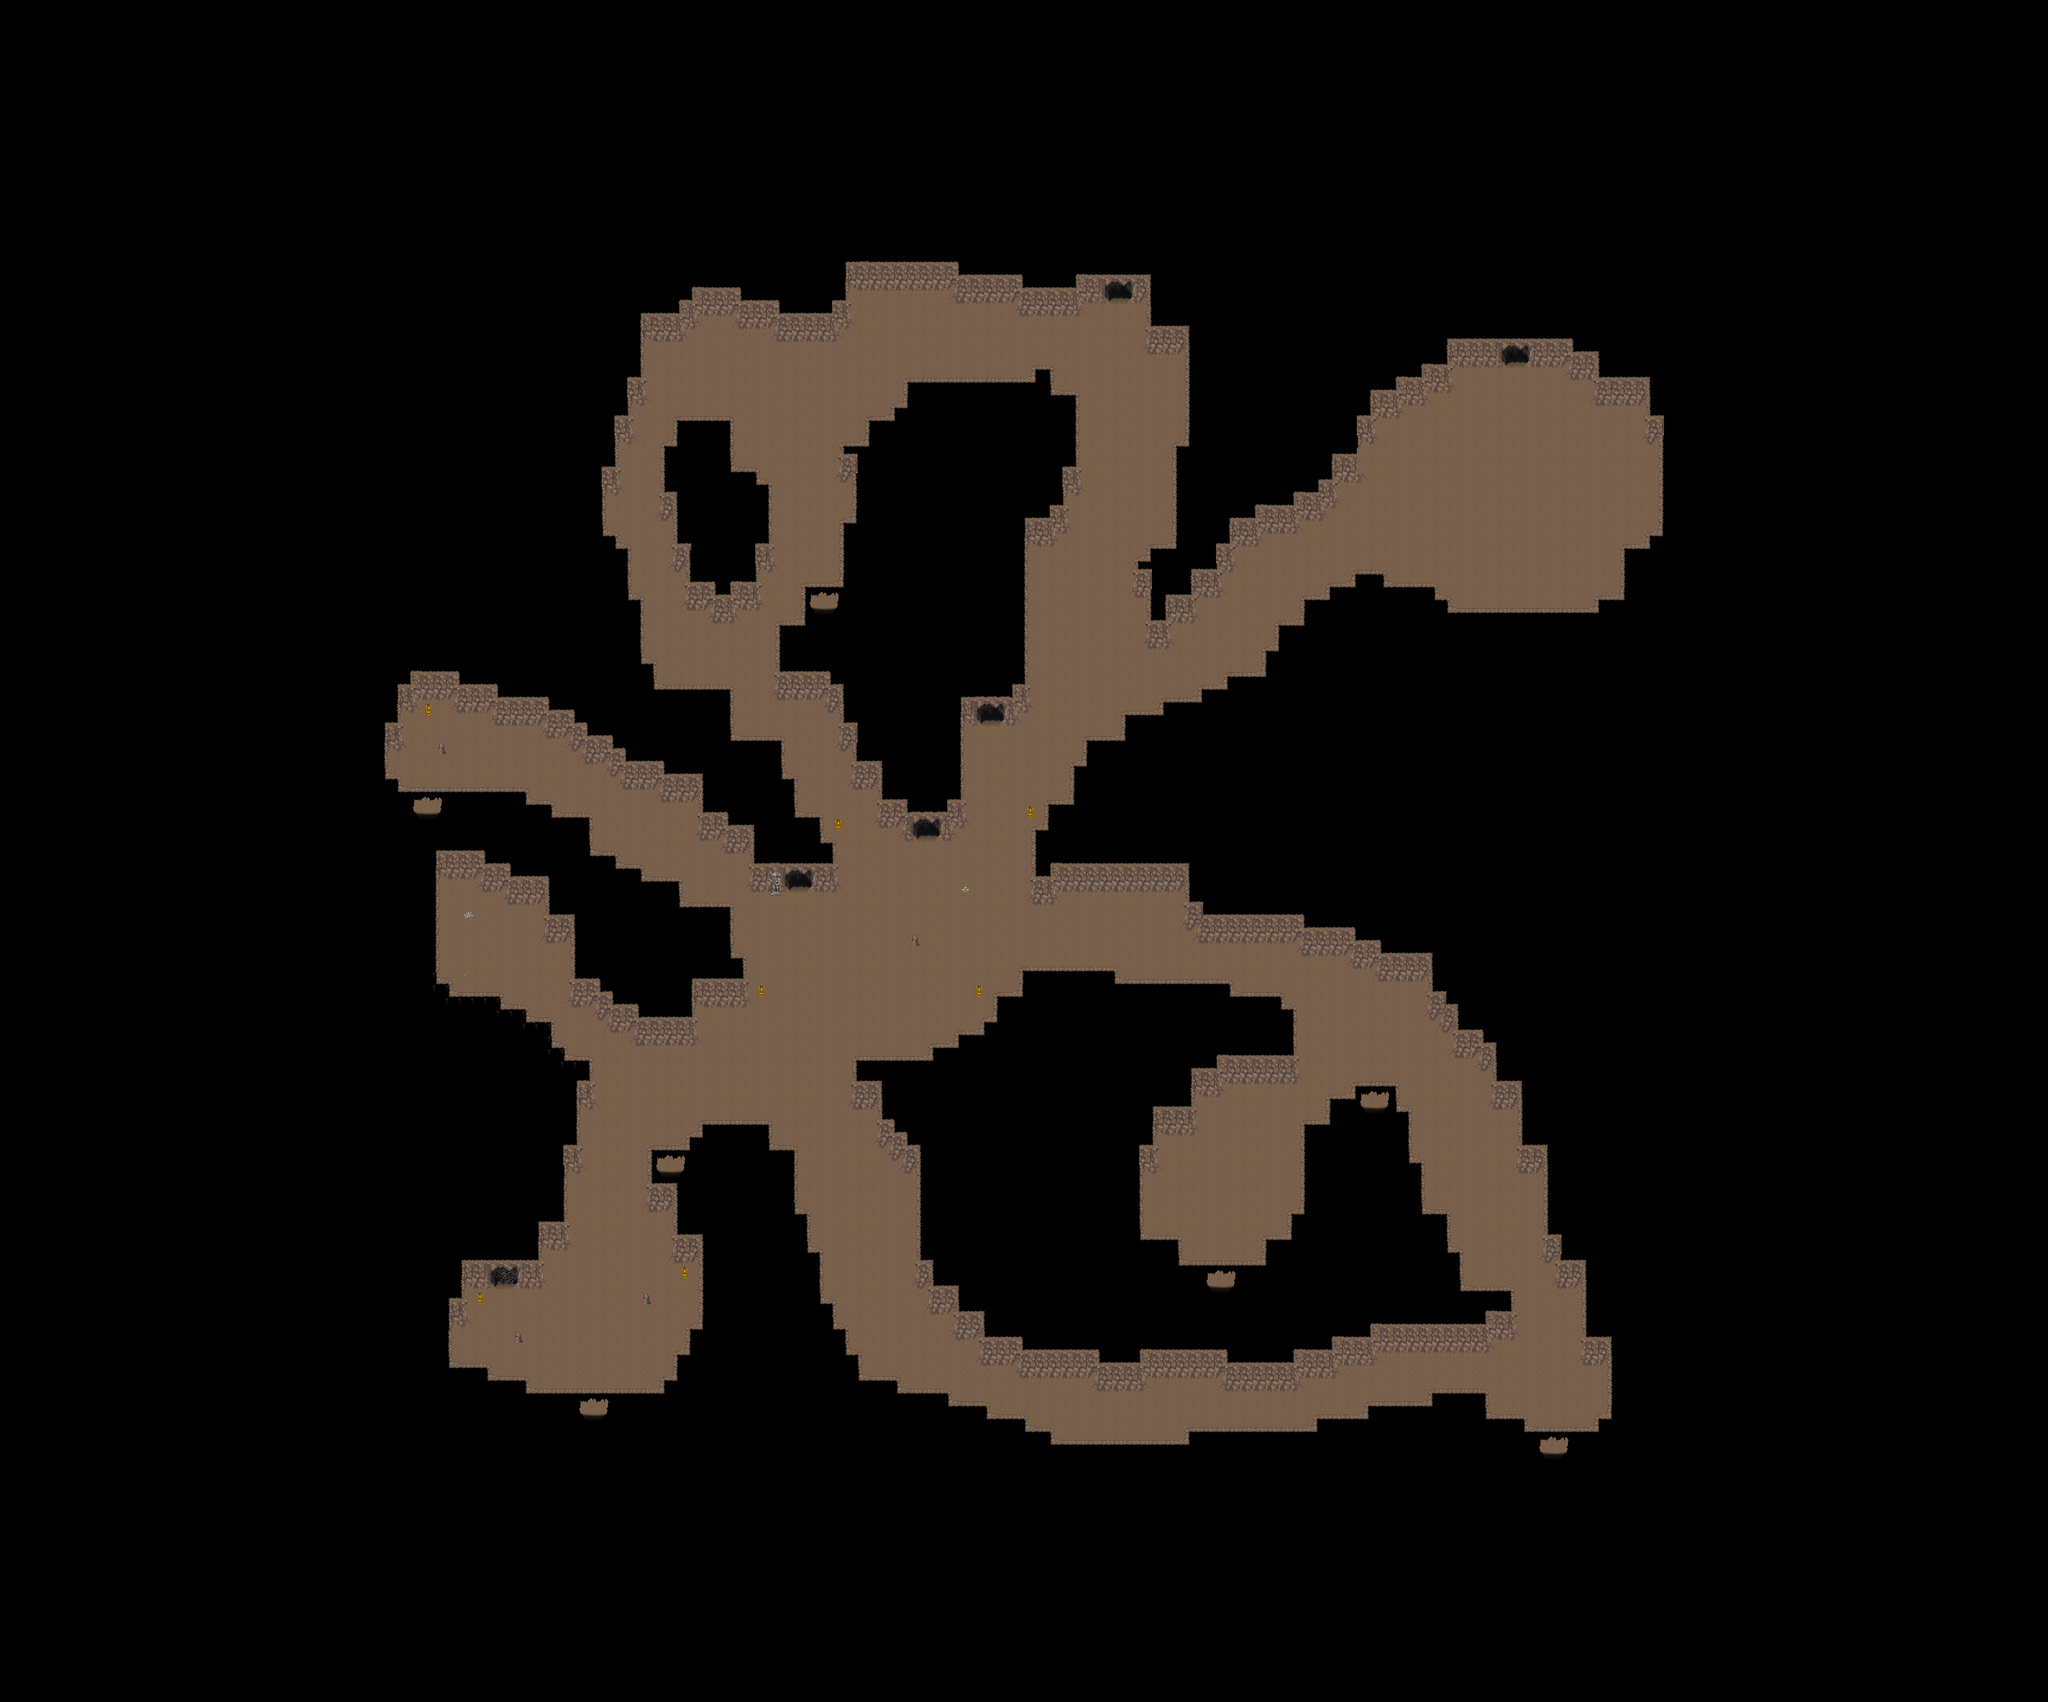

This game map was drawn from its Tiled (.tmx) file and the tilesets committed beside it. A one-line description and the trimmed map source follow:
An orthogonal 160x133 tile map with 32x32 px tiles, 5 tile layers (Ground1, Ground2, Ground3, Fringe, ...), 2 hidden layers not drawn, 6 tilesets and 25 objects (14x fixme, 9x warp, spawn, particle_effect).

<map version="1.8" tiledversion="1.8.0" orientation="orthogonal" renderorder="right-down" width="160" height="133" tilewidth="32" tileheight="32" infinite="0" nextlayerid="45" nextobjectid="133">
 <properties>
  <property name="background0image" value="graphics/images/spit23loginwallpaper_800x600.png" />
  <property name="author" value="Saulc, Manatauro, Xanthem" />
  <property name="license" value="CC BY-SA 3.0" />
  <property name="manaplus version" value="2" />
  <property name="minimap" value="graphics/minimaps/010-1-2.png" />
  <property name="music" value="cavesong.ogg" />
  <property name="name" value="Canyon Cave" />
  <property name="overlay0image" value="graphics/images/ambient/spotlight.png" />
  <property name="overlay0keepratio" value="true" />
 </properties>
 <tileset firstgid="1" name="Collision" tilewidth="32" tileheight="32" tilecount="9" columns="3">
  <image source="../graphics/tilesets/collision.png" width="96" height="96" />
 </tileset>
 <tileset firstgid="10" name="cave_x2" tilewidth="32" tileheight="64" tilecount="32" columns="16">
  <image source="../graphics/tilesets/cave2_x2.png" width="512" height="128" />
 </tileset>
 <tileset firstgid="42" name="Cave2" tilewidth="32" tileheight="32" tilecount="144" columns="16">
  <image source="../graphics/tilesets/cave2.png" trans="ff00ff" width="512" height="288" />
 </tileset>
 <tileset firstgid="186" name="Cave 2_bilevel" tilewidth="32" tileheight="32" tilecount="256" columns="16">
  <image source="../graphics/tilesets/cave2_bilevel.png" width="512" height="512" />
 </tileset>
 <tileset firstgid="442" source="../graphics/tilesets/cave2_base.tsx" />
 <tileset firstgid="570" source="../graphics/tilesets/desert_x2.tsx" />
 <layer id="33" name="Ground1" width="160" height="133">
  <data>[21280 cells, 21280 non-empty, 44 distinct tile ids]</data>
 </layer>
 <layer id="34" name="Ground2" width="160" height="133">
  <data>[21280 cells, 15 non-empty, 4 distinct tile ids]</data>
 </layer>
 <layer id="35" name="Ground3" width="160" height="133">
  <data>[21280 cells, 0 non-empty, 0 distinct tile ids]</data>
 </layer>
 <layer id="36" name="Fringe" width="160" height="133">
  <data>[21280 cells, 22 non-empty, 4 distinct tile ids]</data>
 </layer>
 <layer id="37" name="Over1" width="160" height="133">
  <data>[21280 cells, 1582 non-empty, 35 distinct tile ids]</data>
 </layer>
 <layer id="43" name="Collision" width="160" height="133" visible="0">
  <data>[21280 cells, 17991 non-empty, 1 distinct tile ids]</data>
 </layer>
 <layer id="39" name="Heights" width="160" height="133" visible="0">
  <data>[21280 cells, 0 non-empty, 0 distinct tile ids]</data>
 </layer>
 <objectgroup color="#000000" id="42" name="Warps">
  <object id="118" name="To Outside" type="warp" x="3872" y="3616" width="32" height="32">
   <properties>
    <property name="dest_map" value="010-2" />
    <property name="dest_x" value="190" />
    <property name="dest_y" value="109" />
   </properties>
  </object>
  <object id="119" name="To Outside" type="warp" x="3424" y="2752" width="32" height="32">
   <properties>
    <property name="dest_map" value="010-2" />
    <property name="dest_x" value="149" />
    <property name="dest_y" value="120" />
   </properties>
  </object>
  <object id="120" name="To Outside" type="warp" x="1664" y="2912" width="32" height="32">
   <properties>
    <property name="dest_map" value="010-1" />
    <property name="dest_x" value="124" />
    <property name="dest_y" value="54" />
   </properties>
  </object>
  <object id="121" name="To Outside" type="warp" x="1984" y="2176" width="32" height="32">
   <properties>
    <property name="dest_map" value="010-2" />
    <property name="dest_x" value="106" />
    <property name="dest_y" value="126" />
   </properties>
  </object>
  <object id="122" name="To Outside" type="warp" x="2784" y="704" width="32" height="32">
   <properties>
    <property name="dest_map" value="010-2" />
    <property name="dest_x" value="160" />
    <property name="dest_y" value="67" />
   </properties>
  </object>
  <object id="123" name="To Outside" type="warp" x="3776" y="864" width="32" height="32">
   <properties>
    <property name="dest_map" value="010-2" />
    <property name="dest_x" value="173" />
    <property name="dest_y" value="79" />
   </properties>
  </object>
  <object id="128" name="To Outside" type="warp" x="2464" y="1760" width="32" height="32">
   <properties>
    <property name="dest_map" value="010-2" />
    <property name="dest_x" value="126" />
    <property name="dest_y" value="120" />
   </properties>
  </object>
  <object id="130" name="To Outside" type="warp" x="2048" y="1504" width="32" height="32">
   <properties>
    <property name="dest_map" value="010-2" />
    <property name="dest_x" value="112" />
    <property name="dest_y" value="102" />
   </properties>
  </object>
  <object id="131" name="To Outside" type="warp" x="1472" y="3520" width="32" height="32">
   <properties>
    <property name="dest_map" value="004-2-4" />
    <property name="dest_x" value="121" />
    <property name="dest_y" value="21" />
   </properties>
  </object>
 </objectgroup>
 <objectgroup color="#ff5500" id="44" name="Spawns">
  <object id="124" name="Cave Maggot" type="spawn" x="0" y="0" width="32" height="32">
   <properties>
    <property name="death" value="150000" />
    <property name="max_beings" value="50" />
    <property name="monster_id" value="1027" />
    <property name="spawn" value="35000" />
   </properties>
  </object>
 </objectgroup>
 <objectgroup color="#ffff00" id="9" name="Margin">
  <object id="74" name="margin" type="fixme" x="0" y="1632" width="960" height="640" />
  <object id="75" name="margin" type="fixme" x="2240" y="0" width="960" height="640" />
  <object id="76" name="margin" type="fixme" x="2080" y="3616" width="960" height="640" />
  <object id="77" name="margin" type="fixme" x="4160" y="800" width="960" height="640" />
 </objectgroup>
 <objectgroup id="40" name="Objects">
  <object id="125" name="graphics/particles/flame.particle.xml" type="particle_effect" x="1888" y="2496" width="32" height="32" />
 </objectgroup>
 <objectgroup color="#ff0000" id="41" name="Help" visible="0">
  <object id="112" name="20 yel" type="fixme" x="3776" y="896" width="32" height="32" />
  <object id="113" name="19 yel" type="fixme" x="2784" y="736" width="32" height="32" />
  <object id="114" name="6 red" type="fixme" x="1984" y="2208" width="32" height="32" />
  <object id="115" name="5red" type="fixme" x="1664" y="2880" width="32" height="32" />
  <object id="116" name="1 gri" type="fixme" x="3424" y="2720" width="32" height="32" />
  <object id="117" name="12" type="fixme" x="3872" y="3584" width="32" height="32" />
  <object id="126" name="free" type="fixme" x="3040" y="3168" width="32" height="32" />
  <object id="127" name="2 gri" type="fixme" x="2464" y="1792" width="32" height="32" />
  <object id="129" name="3 gri" type="fixme" x="2048" y="1472" width="32" height="32" />
  <object id="132" name="28 pur" type="fixme" x="1472" y="3488" width="32" height="32" />
 </objectgroup>
</map>
